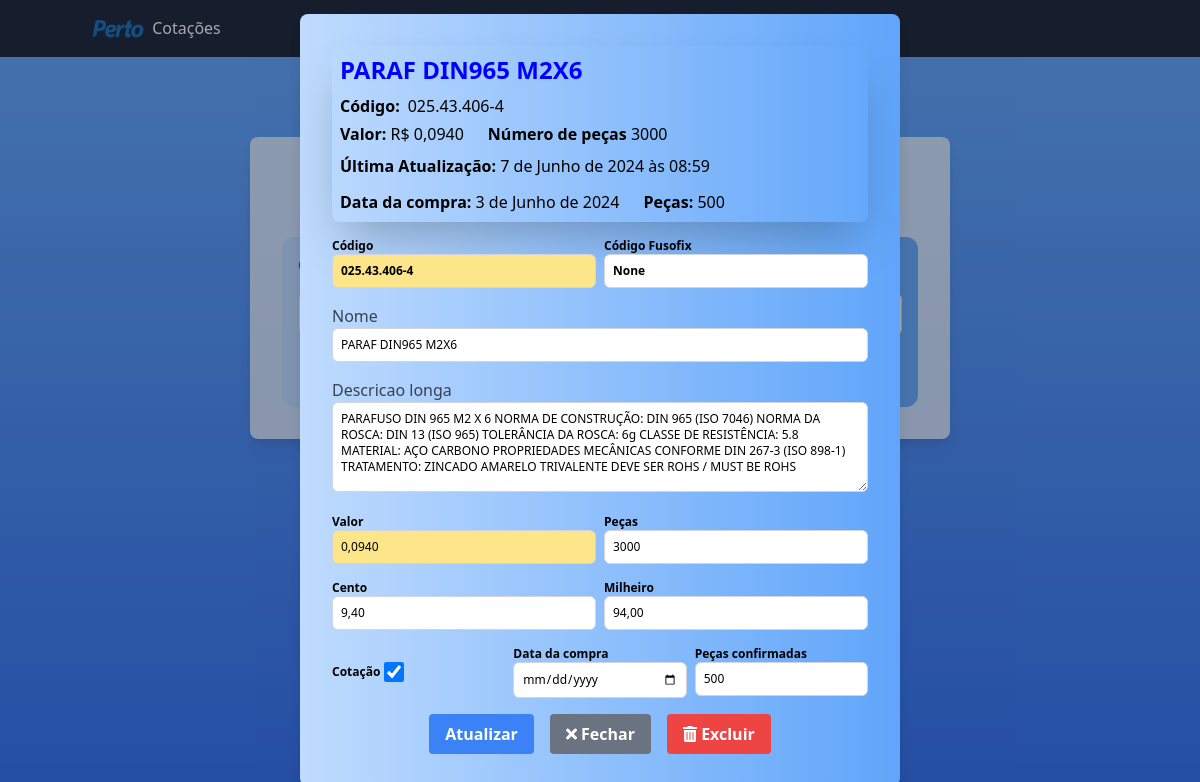
The page /produtos/atualizar/025.43.406-4/ on the database its author committed.
### produtos/models.py (models this page shows, shortened)
class Produto(models.Model):
    codigo = models.CharField(max_length=100, unique=True)
    nome = models.CharField(max_length=100)
    descricao_longa = models.TextField()
    valor = models.DecimalField(max_digits=10, decimal_places=4)
    numero_de_pecas = models.IntegerField(default=0)  # Novo campo
    pecas_compradas = models.IntegerField(default=0, null=True, blank=True)
    data_ultima_atualizacao = models.DateTimeField(auto_now=True)
    cotacao_efetivada = models.BooleanField(default=False)
    data_efetivacao = models.DateField(null=True, blank=True)
    codigo_fusofix = models.CharField(max_length=20, null=True, blank=True)

### produtos/views.py (the view)
# urls.py: path('atualizar/<str:codigo>/', views.atualizar_produto, name='atualizar_produto'),
def atualizar_produto(request, codigo):
    produto = get_object_or_404(Produto, codigo=codigo)
    if request.method == 'POST':
        form = ProdutoForm(request.POST, instance=produto)
        cotacao_efetivada = 'cotacao_efetivada' in request.POST
        data_efetivacao = request.POST.get('data_efetivacao', None)
        valor = request.POST.get('valor', None)
        numero_de_pecas = request.POST.get('produto.numero_de_pecas', None)
        pecas_compradas = request.POST.get('pecas_compradas', None)
        try:
            if valor is not None:
                valor = valor.replace(',', '.')
                valor = Decimal(valor)
        except InvalidOperation:
            form.add_error('valor', 'O valor deve ser um número decimal válido.')
        if cotacao_efetivada and not data_efetivacao:
            form.add_error('data_efetivacao', 'Data da cotação é necessária quando a cotação é efetivada.')
        else:
            if form.is_valid():
                produto.valor = valor
                produto.numero_de_pecas = numero_de_pecas
                produto.pecas_compradas = pecas_compradas if pecas_compradas is not None else produto.pecas_compradas
                if cotacao_efetivada:
                    produto.data_efetivacao = data_efetivacao
                else:
                    produto.data_efetivacao = None
                produto.cotacao_efetivada = cotacao_efetivada
                produto.save()
                return redirect(f"{reverse('consultar_produto')}?codigo={codigo}&message=Produto atualizado com sucesso!&success=true")
    else:
        form = ProdutoForm(instance=produto)
    return render(request, 'produtos/consultar_produto.html', {'form': form, 'produto': produto})

### produtos/forms.py (shortened to what this page needs)
class ProdutoForm(forms.ModelForm):
    class Meta:
        model = Produto
        fields = [
            "codigo",
            "nome",
            "descricao_longa",
        ]
        widgets = {
            "nome": forms.TextInput(
                attrs={
                    "class": "form-input w-full text-xs p-2 border border-gray-300 rounded-md focus:outline-none"
                }
            ),
            "descricao_longa": forms.Textarea(
                attrs={
                    "class": "form-input w-full text-xs p-2 border border-gray-300 rounded-md focus:outline-none",
                    "style": "height: 90px;",
                }
            ),
        }

### produtos/templatetags/custom_filters.py (called while the page is built)
@register.filter
def multiply(value, arg):
    try:
        return float(value) * float(arg)
    except (ValueError, TypeError):
        return ''

### produtos/templates/produtos/consultar_produto.html (shortened to what this page needs)
{% load static %}
{% load custom_filters %}
<!DOCTYPE html>
<html>
<head>
    <link href="https://cdn.jsdelivr.net/npm/tailwindcss@2.2.19/dist/tailwind.min.css" rel="stylesheet">
    <link rel="stylesheet" href="https://cdnjs.cloudflare.com/ajax/libs/font-awesome/5.15.4/css/all.min.css">
</head>
<body class="bg-gradient-to-b from-blue-400 to-blue-600">
    <nav class="bg-gray-900 text-white">
        <div class="container mx-auto py-4">
            <a class="navbar-brand" href="#">
                <img src="{% static 'bootstrap/css/logo-perto.png' %}" alt="Logo" width="60" height="34" class="inline-block align-text-top">
                Cotações
            </a>
        </div>
    </nav>
    <div class="container mx-auto flex justify-center items-start h-screen pt-20">
        <div class="bg-white bg-opacity-75 p-8 rounded-lg shadow-lg" style="width: 700px;">
            <h1 class="text-3xl text-center font-bold mb-8">Consultar Produto</h1>
            <form method="get" class="bg-gradient-to-r from-blue-200 to-blue-400 p-4 rounded-xl space-y-4">
                <div class="mb-4">
                    <label for="codigo" class="block font-bold mb-4 text-gray-700">Código do Produto</label>
                    <input type="text" id="codigo" name="codigo" class="form-input w-full p-2 border border-gray-300 rounded-md focus:outline-none focus:ring-2 focus:ring-blue-500" required oninput="formatarCodigo(this)">
                </div>
            <div class="flex justify-center mt-6" id="butons-container">
                <button type="submit" class="bg-blue-500 hover:bg-blue-700 text-white font-bold py-2 px-4 rounded custom-bounce">Consultar</button>
                <a href="{% url 'cadastrar_produto' %}" class="bg-green-500 hover:bg-green-700 text-white font-bold py-2 px-4 rounded ml-4">Cadastro</a>
                <a href="{% url 'listar_produtos' %}" class="bg-yellow-400 hover:bg-yellow-500 text-white font-bold py-2 px-4 rounded ml-4">Produtos</a>
            </div>
            </form>
            {% if produto %}
            <div id="produtoModal" class="fixed top-0 left-0 w-full h-screen flex items-center justify-center bg-gray-800 bg-opacity-40">
                <div class="bg-gradient-to-r from-blue-200 to-blue-400 p-8 rounded-lg shadow-lg" style="max-width: 600px; width: 100%;">
                    <div class="bg-cyan-500 shadow-2xl shadow-blue-500/80 rounded-lg p-2">
                        <h2 class="text-2xl font-bold mb-2 highlight">{{ produto.nome }}</h2>
                        <p><strong  class="mr-2">Código:</strong>{{ produto.codigo }}</p>
                        <div class="flex space-x-6 mt-1">
                            <p ><strong>Valor:</strong> R$ {{ produto.valor }}</p>
                            <p><strong>Número de peças</strong>  {{ produto.numero_de_pecas }}</p>
                        </div>
                        <p class="mt-2 divide-y divide-yellow-300"><strong>Última Atualização:</strong> {{ produto.data_ultima_atualizacao }}</p>
                        {% if produto.data_efetivacao %}
                        <div class="flex space-x-6 mt-1">
                        <p class="mt-2"><strong>Data da compra:</strong> {{ produto.data_efetivacao }}</p>
                        <p class="mt-2"><strong>Peças:</strong> {{ produto.pecas_compradas }}</p>
                        </div>
                        {% endif %}
                    </div>
                    <form method="post" action="{% url 'atualizar_produto' produto.codigo %}" class="space-y-4 mt-2" onsubmit="return validarForm()">
                        <div class="flex space-x-2">
                            <div class="w-1/2">
                                <label for="codigo" class="block font-bold text-xs">Código</label>
                                <input type="text" id="codigo" name="codigo" class="form-input text-xs bg-yellow-200 font-bold w-full p-2 border border-gray-300 rounded-md focus:outline-none focus:ring-2 focus:ring-blue-500" value="{{ produto.codigo }}" required oninput="formatarCodigo(this)">
                            </div>
                            <div class="w-1/2">
                                <label for="codigo_fusofix" class="block font-bold text-xs">Código Fusofix</label>
                                <input type="text" id="codigo_fusofix" name="codigo_fusofix" class="form-input text-xs font-bold w-full p-2 border border-gray-300 rounded-md focus:outline-none focus:ring-2 focus:ring-blue-500" value="{{ produto.codigo_fusofix }}">
                            </div>
                        </div>
                        {% for field in form %}
                            {% if field.name != 'codigo' %}
                                <div class="mb-4">
                                    <label for="{{ field.id_for_label }}" class="block text-gray-700">{{ field.label }}</label>
                                    {{ field }}
                                </div>
                            {% endif %}
                        {% endfor %}
                        <div class="flex space-x-2 mt-1">
                            <div class="w-1/2">
                                <label for="valor" class="block text-xs font-bold">Valor</label>
                                <input type="text" id="valor" name="valor" class="form-input text-xs bg-yellow-200 w-full p-2 border border-gray-300 rounded-md focus:outline-none focus:ring-2 focus:ring-blue-500" value="{{ produto.valor }}">
                            </div>
                            <div class="w-1/2">
                                <label for="produto.numero_de_pecas" class="block text-xs font-bold">Peças</label>
                                <input type="text" id="produto.numero_de_pecas" name="produto.numero_de_pecas" class="form-input text-xs w-full p-2 border border-gray-300 rounded-md focus:outline-none focus:ring-2 focus:ring-blue-500" value="{{ produto.numero_de_pecas }}">
                            </div>
                        </div>
                        <div class="flex space-x-2 mt-1">
                            <div class="w-1/2">
                                <label for="cento" class="block text-xs font-bold">Cento</label>
                                <input type="text" id="cento" name="cento" class="form-input text-xs w-full p-2 border border-gray-300 rounded-md focus:outline-none focus:ring-2 focus:ring-blue-500" value="{{ produto.valor|multiply:100|floatformat:2 }}" readonly>
                            </div>
                            <div class="w-1/2">
                                <label for="milheiro" class="block font-bold text-xs">Milheiro</label>
                                <input type="text" id="milheiro" name="milheiro" class="form-input text-xs w-full p-2 border border-gray-300 rounded-md focus:outline-none focus:ring-2 focus:ring-blue-500" value="{{ produto.valor|multiply:1000|floatformat:2 }}" readonly>
                            </div>
                        </div>
                        <div class="flex space-x-2 mt-1">
                            <div class="w-1/3 flex items-center text-xs">
                                <label for="cotacao_efetivada" class="block font-bold mr-1">Cotação </label>
                                <input type="checkbox" id="cotacao_efetivada" name="cotacao_efetivada" class="form-checkbox h-5 w-5 text-blue-600" {% if produto.cotacao_efetivada %}checked{% endif %} onclick="toggleDataEfetivacao()">
                            </div>
                            <div class="w-1/3 text-xs">
                                <label for="data_efetivacao" class="block font-bold">Data da compra</label>
                                <input type="date" id="data_efetivacao" name="data_efetivacao" class="form-input w-full p-2 border border-gray-300 rounded-md focus:outline-none focus:ring-2 focus:ring-blue-500" value="{{ produto.data_efetivacao }}" {% if not produto.cotacao_efetivada %}disabled{% endif %}>
                            </div>
                            <div class="w-1/3 text-xs">
                                <label for="pecas_compradas" class="block font-bold">Peças confirmadas</label>
                                <input type="text" id="pecas_compradas" name="pecas_compradas" class="form-input w-full p-2 border border-gray-300 rounded-md focus:outline-none focus:ring-2 focus:ring-blue-500" value="{{ produto.pecas_compradas }}" {% if not produto.cotacao_efetivada %}disabled{% endif %}>
                            </div>
                        </div>
                        <div class="flex justify-center space-x-4 mt-1">
                            <button type="submit" class="bg-blue-500 hover:bg-blue-700 text-white font-bold py-2 px-4 rounded custom-bounce">Atualizar</button>
                            <button type="button" class="bg-gray-500 hover:bg-gray-700 text-white font-bold py-2 px-4 rounded" onclick="fecharModal()">
                                <i class="fas fa-times"></i> Fechar
                            </button>
                            <button type="button" class="bg-red-500 hover:bg-red-700 text-white font-bold py-2 px-4 rounded ml-4" onclick="confirmarExclusao('{{ produto.codigo }}')"><i class="fas fa-trash-alt"></i> Excluir</button>
                        </div>
                    </form>
                </div>
            </div>
            {% endif %}
        </div>
    </div>
</body>
</html>

### produtos/templates/produtos/consultar_produto.html (style rules this page uses)
.custom-bounce { animation: custom-bounce 1s infinite; }
.highlight { color: blue; }

### rows shown on the page
Produto: nome "PARAF DIN965 M2X6", codigo "025.43.406-4", valor "0,0940", numero_de_pecas "3000", data_ultima_atualizacao "7 de Junho de 2024 às 08:59", data_efetivacao "3 de Junho de 2024", pecas_compradas "500", codigo_fusofix "None", form "PARAF DIN965 M2X6" "PARAFUSO DIN 965 M2 X 6 NORMA DE CONSTRUÇÃO: DIN 965 (ISO 7046) NORMA DA ROSCA: DIN 13 (ISO 965) TOLERÂNCIA DA ROSCA: 6g CLASSE DE RESISTÊNCIA: 5.8 MATERIAL: AÇO CARBONO PROPRIEDADES MECÂNICAS CONFORME DIN 267-3 (ISO 898-1) TRATAMENTO: ZINCADO AMARELO TRIVALENTE DEVE SER ROHS / MUST BE ROHS", cento "9,40", milheiro "94,00", cotacao_efetivada "☑"

### other values the page prints
{{ field.label }} "Nome" "Descricao longa"
